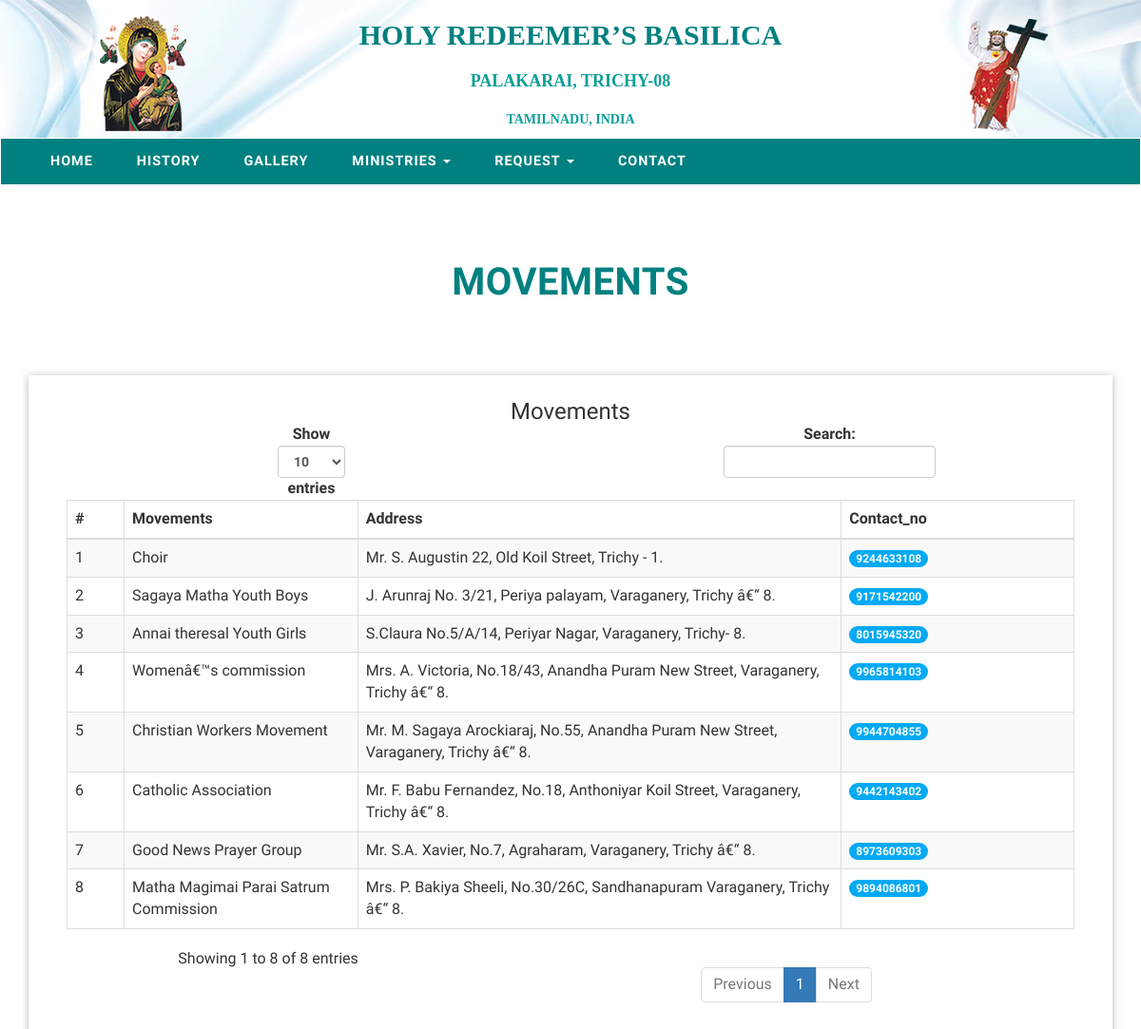
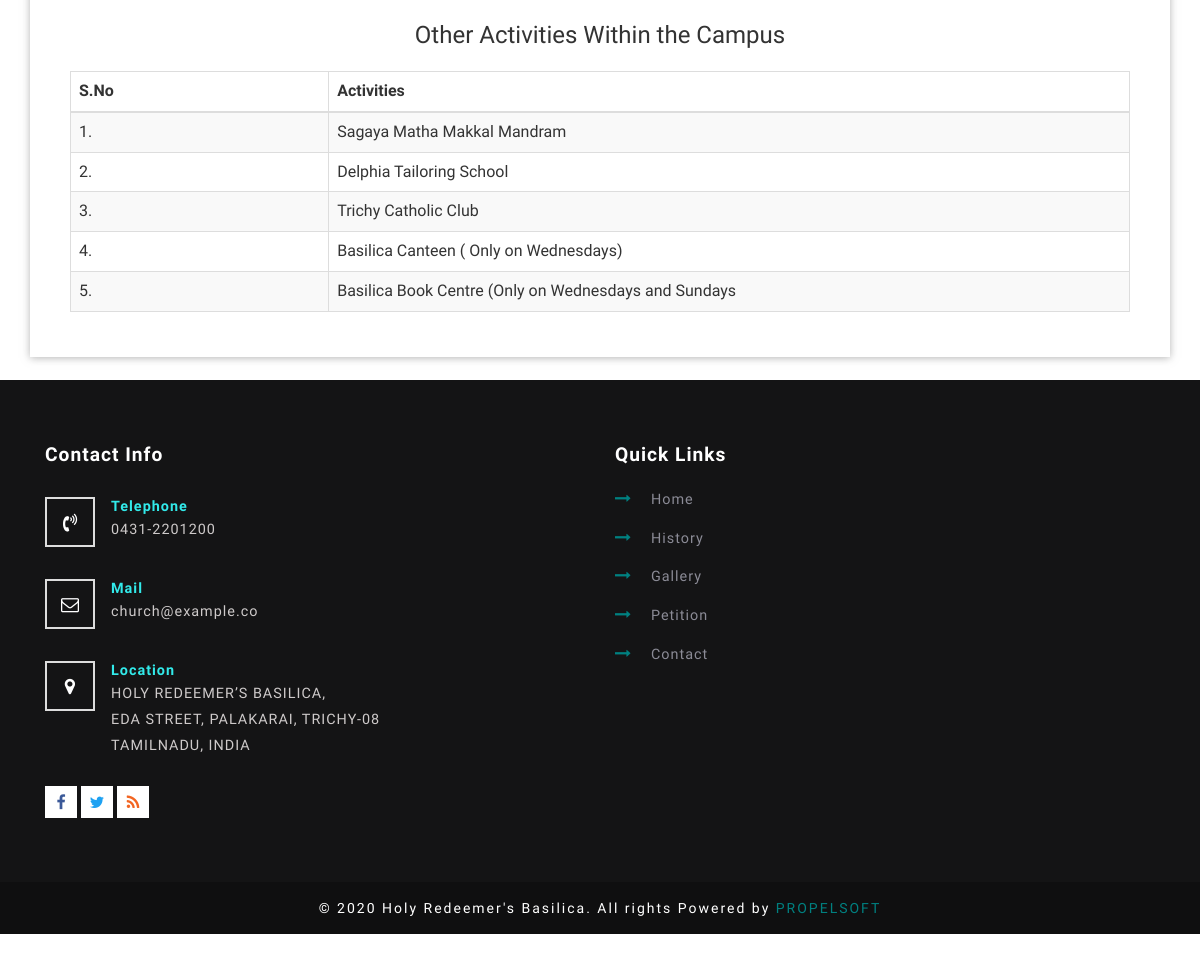
Screenshot of /movements.php with the database file from the repository (2 pictures, top to bottom).
### tables this page shows
CREATE TABLE `movements` (
  `id` int(11) NOT NULL AUTO_INCREMENT,
  `name` varchar(191) DEFAULT NULL,
  `designation` varchar(191) DEFAULT NULL,
  `address` text,
  `from_year` int(11) DEFAULT NULL,
  `to_year` int(11) DEFAULT NULL,
  `contact_no` bigint(25) DEFAULT NULL,
  KEY `id` (`id`)
);

### movements.php (the view, shortened to what this page needs)
<?php
include "admin-panel/connect.php";
$select = mysqli_query($connect,"select * from movements");
?>
<!DOCTYPE html>
<html>
<head>
	<link href="css/bootstrap.css" rel="stylesheet" type="text/css" media="all" />
	<link href="css/style.css" rel="stylesheet" type="text/css" media="all" />
	<link href="css/font-awesome.css" rel="stylesheet">
</head>
<body>
	<?php include('header.php'); ?>
	<div class="services">
		<h3 class="heading-agileinfo">Movements</h3>
		<div class="container">
			<div class="row">
				<div class="col-md-12 agileits-w3layouts">
					<div class="grid-parish">
                        <h3><center>Movements</center></h3>
                        <table class="table table-striped table-bordered table-hover" id="dataTables-example">
                            <thead>
                                <tr>
                                	<th width="3%">#</th>
                                    <th width="10%">Movements</th>
                                    <th width="20%">Address</th>
                                    <th width="10%">Contact_no</th>
                                </tr>
                            </thead>
                            <tbody style="text-align: left">
                            	<?php
                            	$i=1;
                            	while($fetch=mysqli_fetch_assoc($select))
                            		{
                            		?>
                                <tr>
                                	<td><?php echo $i;?></td>
                                    <td><?php echo $fetch['name'];?> </td>
                                    <td><?php echo $fetch['address'];?>
										</td>
                                    <td><span class="badge badge-primary"><?php echo $fetch['contact_no'];?></span></td>
                                </tr>
                                <?php
                                $i++;
	                            }
	                            ?>
                            </tbody>
                        </table>
                        <br>
                          <table class="table table-striped table-bordered table-hover" >
                        	<h3> Other Activities Within the Campus </h3>
                        	<br>
                        	<thead>
                        		<tr>
                        		<th width="3%">S.No</th>
                        		<th width="10%">Activities</th>
                        	</tr>
                        	</thead>
                        	<tbody style="text-align: left">
                        		<tr>
                        		<td>1.</td>
                        		<td> Sagaya Matha Makkal Mandram</td>
                        	</tr>
                        	<tr>
                        		<td>2.</td>
                        		<td> Delphia Tailoring School</td>
                        	</tr>
                        	<tr>
                        		<td>3.</td><td> Trichy Catholic Club</td>
                        	</tr>
                        	<tr>
                        		<td>4.</td>
                        		<td>Basilica Canteen ( Only on Wednesdays)</td>
                        	</tr>
                        	<tr>
                        		<td>5.</td>
                        		<td> Basilica Book Centre (Only on Wednesdays and Sundays</td>
                        	</tr>
                        	</tbody>
                        </table>
                    </div>
                </div>
            </div>
         <div><br>
		</div>
	</div>
	<?php include('footer.php') ?>
</body>
</html>

### css/style.css (style rules this page uses)
html, body { margin: 0; font-size: 100%; background: #fff; font-family: 'Work Sans', sans-serif; position: relative; }
h1, h2, h3, h4, h5, h6 { margin: 0; font-family: 'Work Sans', sans-serif; }
.heading-agileinfo { font-weight: 600; letter-spacing: .5px; font-size: 40px; margin-bottom: 1.9em; text-align: center; color: #008080; text-transform: uppercase; position: relative; margin-top: 0; }
.grid-parish { text-align: center; background: #e0e0e0; background: #ffc107; background:#fff; padding: 25px 40px; -webkit-box-shadow: 0 0 40px #aaa; -moz-box-shadow: 0 0 40px #aaa; box-shadow: 0 0 40px #aaa; -webkit-transition: all 0.5s; -moz-transition: all 0.5s; transition: all 0.5s; -o-transition: all 0.5s; -ms-transition: all 0.5s; -webkit-box-shadow:0px 1px 8px 0px rgba(158, 158, 158, 0.75); -moz-box-shadow:0px 1px 8px 0px rgba(158, 158, 158, 0.75); box-shadow:0px 1px 8px 0px rgba(158, 158, 158, 0.75); }
.services { padding: 5em 0; }
.table>thead>tr>th, .table>tbody>tr>th, .table>tfoot>tr>th, .table>thead>tr>td, .table>tbody>tr>td, .table>tfoot>tr>td { padding: 8px; line-height: 1.42857143; vertical-align: top; border-top: 1px solid rgba(241, 234, 239, 0.5); }
.badge-primary { background-color: #03a9f4; }
@media (max-width:1366px) { .inner_content_info_agileits, .banner-bottom, .services { padding: 5em 0; } }

### rows the page displays
movements: name "Choir", address "Mr. S. Augustin 22, Old Koil Street, Trichy - 1.", contact_no "9244633108"
movements: name "Sagaya Matha Youth Boys", address "J. Arunraj No. 3/21, Periya palayam, Varaganery, Trichy â€“ 8.", contact_no "9171542200"
movements: name "Annai theresal Youth Girls", address "S.Claura No.5/A/14, Periyar Nagar, Varaganery, Trichy- 8.", contact_no "8015945320"
movements: name "Womenâ€™s commission", address "Mrs. A. Victoria, No.18/43, Anandha Puram New Street, Varaganery, Trichy â€“ 8.", contact_no "9965814103"
movements: name "Christian Workers Movement", address "Mr. M. Sagaya Arockiaraj, No.55, Anandha Puram New Street, Varaganery, Trichy â€“ 8.", contact_no "9944704855"
movements: name "Catholic Association", address "Mr. F. Babu Fernandez, No.18, Anthoniyar Koil Street, Varaganery, Trichy â€“ 8.", contact_no "9442143402"
movements: name "Good News Prayer Group", address "Mr. S.A. Xavier, No.7, Agraharam, Varaganery, Trichy â€“ 8.", contact_no "8973609303"
movements: name "Matha Magimai Parai Satrum Commission", address "Mrs. P. Bakiya Sheeli, No.30/26C, Sandhanapuram Varaganery, Trichy â€“ 8.", contact_no "9894086801"
